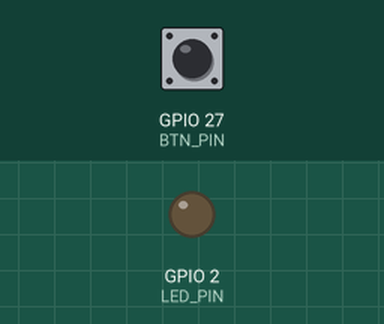
The program below on a simulated ESP32. Shown: output pins drawn as LEDs (lit = HIGH). The inputs (shaded band) are chosen by the test bench; at power-on: GPIO 27 (BTN_PIN) LOW. What the program prints to the serial monitor is not drawn.

Above: at 2.8 s.
2.9 s: GPIO 27 (BTN_PIN) pulled HIGH for 1.2 s
At 4.3 s:
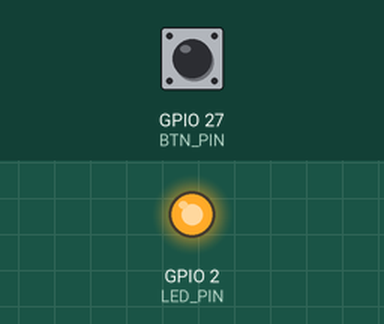
6.5 s: GPIO 27 (BTN_PIN) pulled HIGH for 3.2 s
At 10.8 s:
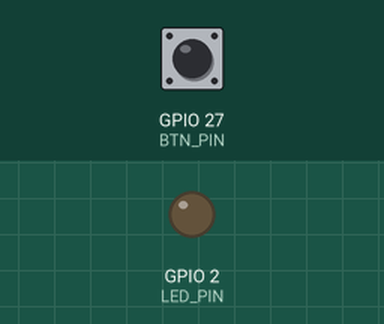
Timing chart, 0 to 12.3 s (numbered marks = the images above; inputs shaded):
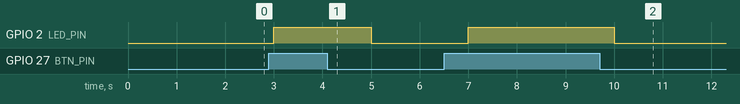

The program:

main.cpp
```cpp
#include <Arduino.h>
#include "esp_sleep.h"
#include "driver/gpio.h"

// Question 3.2.4 : meme montage, la carte dort en light sleep et se reveille quand le bouton change d'etat
#define LED_PIN 2
#define BTN_PIN 27

void setup() {
  Serial.begin(115200);
  pinMode(LED_PIN, OUTPUT);
  pinMode(BTN_PIN, INPUT);
  esp_sleep_enable_gpio_wakeup();
  Serial.println("[Binome 27 - VAZQUEZ & FEUYANG] Bouton -> LED (light sleep)");
  Serial.flush();
}

void loop() {
  int etat = digitalRead(BTN_PIN);
  digitalWrite(LED_PIN, etat);
  gpio_wakeup_enable((gpio_num_t)BTN_PIN, etat ? GPIO_INTR_LOW_LEVEL : GPIO_INTR_HIGH_LEVEL);
  esp_light_sleep_start();
}
```

Measured:
- after the input at 2.9 s, GPIO 2 (LED_PIN): LOW → HIGH after 0.10 s, → LOW 2.0 s later
- after the input at 6.5 s, GPIO 2 (LED_PIN): LOW → HIGH after 0.50 s, → LOW 3.0 s later
